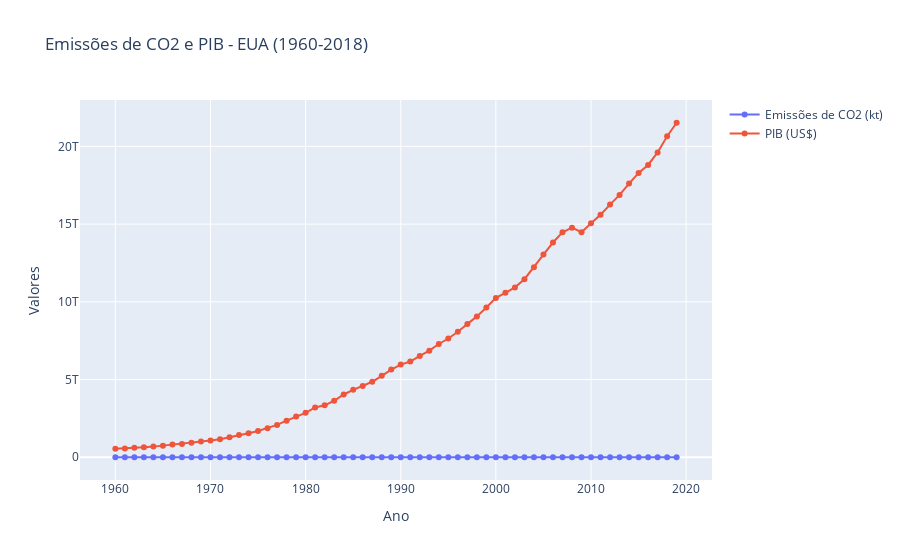

Notebook code for this chart:
### Code cell
# --- 1. Explorar os dados da API do World Bank ---

# URL base da API
base_url = "http://api.worldbank.org/v2/"

# Obter a lista de indicadores disponíveis
try:
    response = requests.get(base_url + "indicators?per_page=1000&format=json")  # Limitei a 1000 para não demorar o carregamento
    response.raise_for_status()  # Verificar se a requisição foi bem-sucedida
    indicators_data = response.json()

    # Extrair informações relevantes (nome e descrição do indicador)
    indicators = []
    for page in range(1, indicators_data[0]['pages'] + 1):
        response = requests.get(base_url + f"indicators?per_page=1000&page={page}&format=json")
        indicators.extend([{
            "id": indicator['id'],
            "name": indicator['name'],
            "source": indicator['source']['value']
        } for indicator in response.json()[1]])

    indicators_df = pd.DataFrame(indicators)
    indicators_df.to_csv("world_bank_indicators.csv", index=False)

except requests.exceptions.RequestException as e:
    print(f"Erro na requisição à API: {e}")

# --- 2. Carregar os dados de emissões de CO2 (do seu CSV) ---
co2_emissions = pd.read_csv("co2_emissions_kt_by_country.csv")

# Filtrar para os EUA
us_emissions = co2_emissions[co2_emissions['country_code'] == 'USA']

# --- 3. Obter dados do World Bank (PIB dos EUA) ---
indicator_id = "NY.GDP.MKTP.CD"  # PIB em dólares americanos
country_code = "US"
try:
    response_pib = requests.get(f"{base_url}countries/{country_code}/indicators/{indicator_id}?per_page=100&format=json")
    response_pib.raise_for_status()

    gdp_data = response_pib.json()[1]
    gdp_usa = [{'year': int(item['date']), 'gdp': item['value']} for item in gdp_data if item['value'] is not None]

    gdp_df = pd.DataFrame(gdp_usa)

except requests.exceptions.RequestException as e:
    print(f"Erro na requisição à API: {e}")

# --- 4. Combinar os dados e criar o gráfico ---

# Combinar os dados de emissões de CO2 e PIB
merged_df = pd.merge(us_emissions, gdp_df, on='year', how='inner')
merged_df = merged_df.rename(columns={'value': 'CO2 Emissions (kt)'})

# Criar o gráfico de comparação
fig = go.Figure()

fig.add_trace(go.Scatter(x=merged_df['year'], y=merged_df['CO2 Emissions (kt)'],
                    mode='lines+markers',
                    name='Emissões de CO2 (kt)'))
fig.add_trace(go.Scatter(x=merged_df['year'], y=merged_df['gdp'],
                    mode='lines+markers',
                    name='PIB (US$)'))
fig.update_layout(title='Emissões de CO2 e PIB - EUA (1960-2018)',
                   xaxis_title='Ano',
                   yaxis_title='Valores')
fig.show()

# --- 5. Comparar OCDE vs. Países em Desenvolvimento ---

# Lista de países da OCDE
oecd_countries = ['AUS', 'AUT', 'BEL', 'CAN', 'CHL', 'CZE', 'DEU', 'DNK', 'ESP', 'EST', 'FIN', 'FRA', 'GBR', 'GRC', 'HUN', 'ISL', 'IRL', 'ISR', 'ITA', 'JPN', 'KOR', 'LUX', 'LVA', 'MEX', 'NLD', 'NOR', 'NZL', 'POL', 'PRT', 'SVK', 'SVN', 'SWE', 'TUR', 'USA'] 

# Filtrar os dados para países em desenvolvimento (não OCDE)
developing_countries_filter = ~co2_emissions['country_code'].isin(oecd_countries)
developing_countries = co2_emissions[developing_countries_filter]

# Emissões para países OCDE
oecd_emissions = co2_emissions[co2_emissions['country_code'].isin(oecd_countries)].groupby('year')['value'].sum().reset_index()

# Emissões para países em desenvolvimento
developing_emissions = developing_countries.groupby('year')['value'].sum().reset_index()

# Plotar as comparações de emissões
plt.figure(figsize=(14, 8))

plt.plot(oecd_emissions['year'], oecd_emissions['value'], label='OECD')
plt.plot(developing_emissions['year'], developing_emissions['value'], label='Países em Desenvolvimento')

plt.xlabel('Ano')
plt.ylabel('Emissões CO2 (kt)')
plt.title('Emissões CO2 - OECD vs. Países em Desenvolvimento')
plt.grid(True)
plt.legend()
plt.show()

# --- 6. Modelo de Regressão Linear para Análise de Dados --- 

# Regressão Linear Simples
X = merged_df[['gdp']]  # Variável independente: PIB
y = merged_df['CO2 Emissions (kt)']  # Variável dependente: Emissões de CO2

# Regressão Linear
linear_model = LinearRegression()
linear_model.fit(X, y)
y_pred = linear_model.predict(X)

# Gráfico de regressão linear
plt.figure(figsize=(10, 6))
plt.scatter(X, y, label='Dados reais', color='blue')
plt.plot(X, y_pred, color='red', label='Regressão Linear')
plt.xlabel('PIB (US$)')
plt.ylabel('Emissões de CO2 (kt)')
plt.title('Relação entre PIB e Emissões de CO2 (Linear)')
plt.legend()
plt.grid(True)
plt.show()

# Se desejar usar um modelo polinomial, você pode aplicar o PolynomialFeatures da seguinte maneira:
poly = PolynomialFeatures(degree=2)
X_poly = poly.fit_transform(X)

# Regressão polinomial
poly_model = LinearRegression()
poly_model.fit(X_poly, y)
y_poly_pred = poly_model.predict(X_poly)

# Gráfico de regressão polinomial
plt.figure(figsize=(10, 6))
plt.scatter(X, y, label='Dados reais', color='blue')
plt.plot(X, y_poly_pred, color='green', label='Regressão Polinomial')
plt.xlabel('PIB (US$)')
plt.ylabel('Emissões de CO2 (kt)')
plt.title('Relação entre PIB e Emissões de CO2 (Polinomial)')
plt.legend()
plt.grid(True)
plt.show()

### Figure 1 — Plotly figure (JSON) as saved in the notebook; plotly's stock layout.template omitted (floating-point values rounded to 4 significant figures)
{"data": [{"mode": "lines+markers", "name": "Emissões de CO2 (kt)", "type": "scatter", "x": [1960, 1961, 1962, 1963, 1964, 1965, 1966, 1967, 1968, 1969, 1970, 1971, 1972, 1973, 1974, 1975, 1976, 1977, 1978, 1979, 1980, 1981, 1982, 1983, 1984, 1985, 1986, 1987, 1988, 1989, 1990, 1991, 1992, 1993, 1994, 1995, 1996, 1997, 1998, 1999, 2000, 2001, 2002, 2003, 2004, 2005, 2006, 2007, 2008, 2009, 2010, 2011, 2012, 2013, 2014, 2015, 2016, 2017, 2018, 2019], "y": [2891000.0, 2881000.0, 2987000.0, 3119000.0, 3256000.0, 3391000.0, 3562000.0, 3696000.0, 3831000.0, 4025000.0, 4329000.0, 4357000.0, 4565000.0, 4770000.0, 4598000.0, 4406000.0, 4613000.0, 4742000.0, 4891000.0, 4902000.0, 4723000.0, 4536000.0, 4307000.0, 4342000.0, 4475000.0, 4493000.0, 4495000.0, 4688000.0, 4893000.0, 4955000.0, 4844520, 4807500, 4879630, 4995210, 5066810, 5117040, 5273490, 5543350, 5590540, 5609020, 5775810, 5748260, 5593000.0, 5659000.0, 5738000.0, 5753000.0, 5653000.0, 5736000.0, 5558000.0, 5156000.0, 5392000.0, 5174000.0, 4956000.0, 5092000.0, 5107000.0, 4991000.0, 4894500, 4819000.0, 4975000.0, 4818000.0]}, {"mode": "lines+markers", "name": "PIB (US$)", "type": "scatter", "x": [1960, 1961, 1962, 1963, 1964, 1965, 1966, 1967, 1968, 1969, 1970, 1971, 1972, 1973, 1974, 1975, 1976, 1977, 1978, 1979, 1980, 1981, 1982, 1983, 1984, 1985, 1986, 1987, 1988, 1989, 1990, 1991, 1992, 1993, 1994, 1995, 1996, 1997, 1998, 1999, 2000, 2001, 2002, 2003, 2004, 2005, 2006, 2007, 2008, 2009, 2010, 2011, 2012, 2013, 2014, 2015, 2016, 2017, 2018, 2019], "y": [542000000000.0, 561900000000.0, 603600000000.0, 637100000000.0, 684100000000.0, 741900000000.0, 813000000000.0, 859600000000.0, 940225000000, 1017000000000.0, 1073303000000, 1164850000000, 1279110000000, 1425376000000, 1545243000000, 1684904000000, 1873412000000, 2081826000000, 2351599000000, 2627333000000, 2857307000000, 3207041000000, 3343789000000, 3634038000000, 4037613000000, 4338979000000, 4579631000000, 4855215000000, 5236438000000, 5641580000000, 5963144000000, 6158129000000, 6520327000000, 6858559000000, 7287236000000, 7639749000000, 8073122000000, 8577552000000, 9062817000000, 9631172000000, 10250952000000, 10581929000000, 10929108000000, 11456450000000, 12217196000000, 13039197000000, 13815583000000, 14474228000000, 14769862000000, 14478067000000, 15048971000000, 15599732000000, 16253970000000, 16880683000000, 17608138000000, 18295019000000, 18804913000000, 19612102000000, 20656516000000, 21521395000000]}], "layout": {"title": {"text": "Emissões de CO2 e PIB - EUA (1960-2018)"}, "xaxis": {"title": {"text": "Ano"}}, "yaxis": {"title": {"text": "Valores"}}}}
